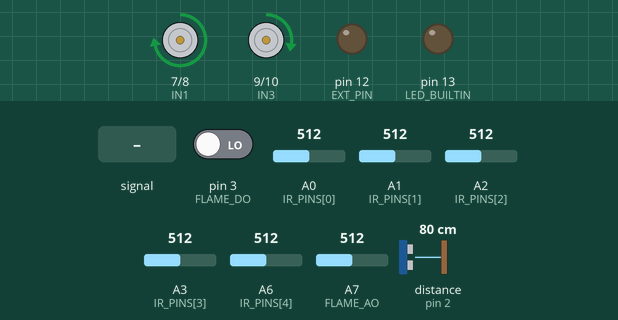
Recording of a sketch running on a simulated Arduino Nano, built with avr-gcc and run on an emulated ATmega328P. Parts: motor-driver pin pairs drawn as motors (green arrow = first pin HIGH = forward, orange = second pin HIGH = backward, longer = more drive, scaled by the enable pin), output pins drawn as LEDs (lit = HIGH). Wiring (inferred from the names in the program): ultrasonic range finder: trigger pin 4; echo pin 2. The test bench sets the inputs (shaded band); at power-on: A7 (FLAME_AO) = 512, distance to the obstacle (sensor on pin 2) 80 cm, A0 (IR_PINS[0]) = 512, A1 (IR_PINS[1]) = 512, pin 3 (FLAME_DO) LOW, A2 (IR_PINS[2]) = 512, A3 (IR_PINS[3]) = 512, A6 (IR_PINS[4]) = 512. The echo pulse lasts 58.3 µs per cm; pins used as bus, display or sensor lines are not drawn.

Above: at 1.2 s.
1.3 s: A7 (FLAME_AO) fed a 200 Hz sine of ±255 counts around its level
At 2.2 s:
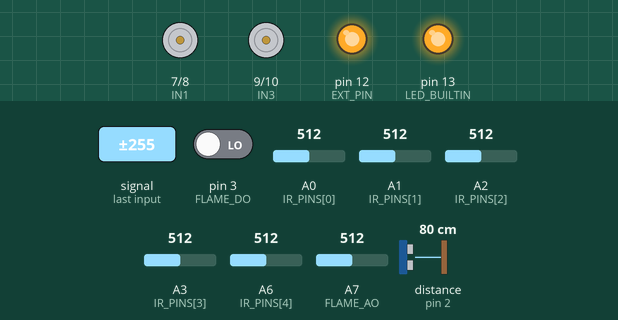
2.8 s: A7 (FLAME_AO) set to 716
At 4.9 s:
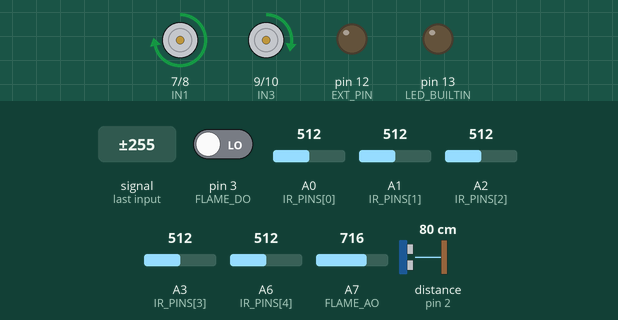
5.2 s: distance to the obstacle (sensor on pin 2) set to 2 cm
At 5.7 s:
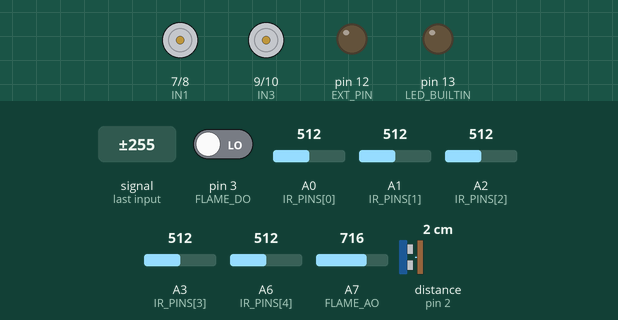
6.7 s: distance to the obstacle (sensor on pin 2) set to 18 cm
At 7.9 s:
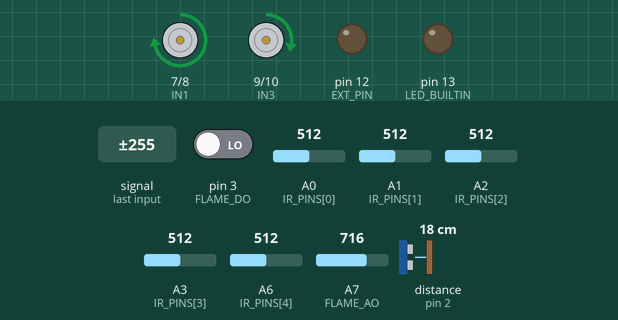
8.2 s: A0 (IR_PINS[0]) set to 530
At 8.7 s:
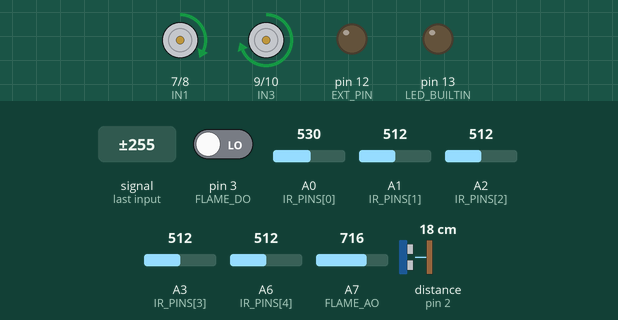
9.7 s: A1 (IR_PINS[1]) set to 528
At 11.0 s:
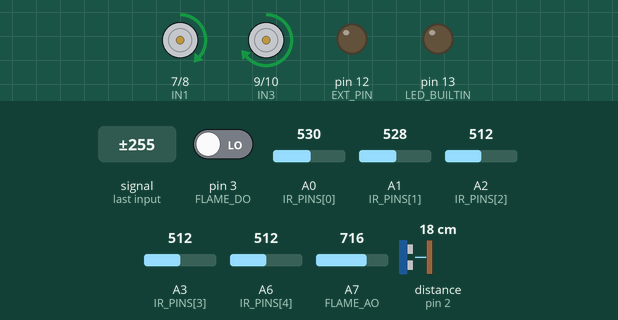
Timing chart, 0 to 12.2 s (numbered marks = the images above; inputs shaded):
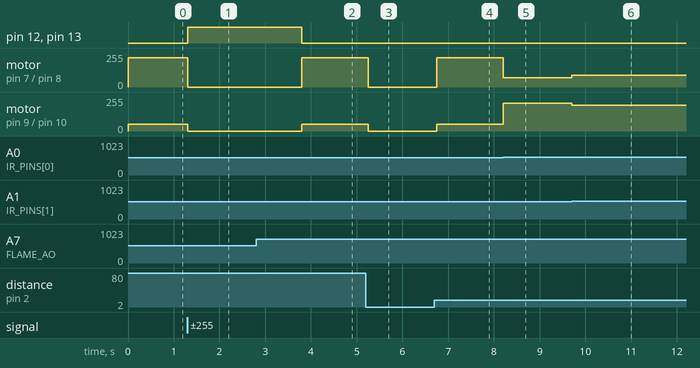

Measured:
- the behaviour switches between 512 and 513 on A0 (IR_PINS[0]) (found by bisection; images 4 and 5)
- after the input at 1.3 s, pin 12 (EXT_PIN), pin 13 (LED_BUILTIN): LOW → HIGH at once; motor on pin 7 (IN1) / pin 8 (IN2): forward 220/255 → stopped at once; motor on pin 9 (IN3) / pin 10 (IN4): forward 52/255 → stopped at once
- after the input at 2.8 s, pin 12 (EXT_PIN), pin 13 (LED_BUILTIN): HIGH → LOW after 1.0 s; motor on pin 7 (IN1) / pin 8 (IN2): stopped → forward 220/255 after 1.0 s; motor on pin 9 (IN3) / pin 10 (IN4): stopped → forward 52/255 after 1.0 s
- after the input at 5.2 s, motor on pin 7 (IN1) / pin 8 (IN2): forward 220/255 → stopped after 0.05 s; motor on pin 9 (IN3) / pin 10 (IN4): forward 52/255 → stopped after 0.05 s
- after the input at 6.7 s, motor on pin 7 (IN1) / pin 8 (IN2): stopped → forward 220/255 after 0.05 s; motor on pin 9 (IN3) / pin 10 (IN4): stopped → forward 52/255 after 0.05 s
- after the input at 8.2 s, motor on pin 7 (IN1) / pin 8 (IN2): forward 220/255 → forward 70/255 at once; motor on pin 9 (IN3) / pin 10 (IN4): forward 52/255 → forward 210/255 at once
- after the input at 9.7 s, motor on pin 7 (IN1) / pin 8 (IN2): forward 70/255 → forward 87/255 at once; motor on pin 9 (IN3) / pin 10 (IN4): forward 210/255 → forward 192/255 at once

The sketch:

lfr_robot.ino
```cpp
/*
 * Arduino Nano — Line Follower, Obstacle Detection & Fire Extinguisher Robot
 * MCU: ATmega328P (Arduino Nano V3)
 * Motor Driver: L298N (D5/D6 Timer0 PWM, D7-D10 Dir)
 * Sensors: 5-IR Array (A0-A3, A6), Obstacle (D2 INT0, D4 Trig), Flame (D3 INT1, A7)
 * Actuator: Extinguisher Pump/Fan via MOSFET or Relay (D12)
 */

// ======================== CONFIGURATION ========================
#define USE_ULTRASONIC_OBS   true   // true = HC-SR04 (Trig D4, Echo D2); false = 3-pin IR on D2
#define LINE_IS_HIGH         true   // true if black line reads > IR_THRESHOLD; false if < IR_THRESHOLD
#define EXT_ACTIVE_LOW       false  // false = Logic-Level N-MOSFET (Active-HIGH); true = Active-LOW Relay
#define DEBUG_SERIAL         false  // Set true for Serial Monitor diagnostics (115200 baud)

// ======================== PIN DEFINITIONS ========================
// L298N Motor Driver
const uint8_t ENA = 5;   // Left Motor Speed (Timer0 PWM)
const uint8_t ENB = 6;   // Right Motor Speed (Timer0 PWM)
const uint8_t IN1 = 7;   // Left Dir A
const uint8_t IN2 = 8;   // Left Dir B
const uint8_t IN3 = 9;   // Right Dir A
const uint8_t IN4 = 10;  // Right Dir B

// 5-IR Sensor Array (A6 is analog-only on Nano -> always read via analogRead)
const uint8_t IR_PINS[5] = {A0, A1, A2, A3, A6}; // Far Left -> Far Right
const int IR_WEIGHTS[5]  = {-2, -1, 0, 1, 2};
const int IR_THRESHOLD   = 512;

// Obstacle Detection Sensor
const uint8_t OBS_ECHO    = 2;    // INT0 (HC-SR04 Echo or 3-pin IR OUT)
const uint8_t OBS_TRIG    = 4;    // HC-SR04 Trigger (unused if 3-pin IR)
const float   OBS_STOP_CM = 15.0; // Stop distance in cm

// Fire / Flame Sensor (A7 is analog-only on Nano)
const uint8_t FLAME_DO          = 3;   // INT1 (Active-LOW)
const uint8_t FLAME_AO          = A7;  // Analog intensity (lower = stronger flame)
const int     FLAME_ANALOG_TRIG = 400; // Analog confirmation threshold
const uint8_t FLAME_ADC_SAMPLES = 8;   // Averaging count to reject IR spikes

// Extinguisher Driver (MOSFET Gate or Relay IN)
const uint8_t EXT_PIN = 12;

// ======================== TIMING & PID TUNING ========================
const unsigned long OBS_INTERVAL_MS   = 60;    // Ultrasonic ping interval
const unsigned long FLAME_DEBOUNCE_MS = 75;    // Ignore rapid INT1 chatter
const unsigned long EXT_HOLD_MS       = 1000;  // Min extinguisher run time to prevent chatter

const int BASE_SPEED = 140;
const int MAX_SPEED  = 220;

float Kp = 35.0;
float Ki = 0.0;
float Kd = 18.0;

float lastError = 0.0;
float integral  = 0.0;

// ======================== INTERRUPT & RUNTIME STATE ========================
// Ultrasonic non-blocking echo state
volatile unsigned long echoStartUs = 0;
volatile unsigned long echoWidthUs = 0;
volatile bool echoNewData          = false;
volatile bool irObstacleFlag       = false;

// Flame interrupt & debounce state
volatile bool flameIrqFlag         = false;
volatile unsigned long lastFlameIrqMs = 0;
unsigned long extinguisherUntilMs  = 0;

unsigned long lastObsPingMs        = 0;
bool obstacleDetected              = false;

// INT0 (D2): HC-SR04 Rising/Falling edge timing OR 3-pin IR Falling edge
void obstacleISR() {
  if (USE_ULTRASONIC_OBS) {
    if (digitalRead(OBS_ECHO) == HIGH) {
      echoStartUs = micros();
    } else {
      echoWidthUs = micros() - echoStartUs;
      echoNewData = true;
    }
  } else {
    irObstacleFlag = true;
  }
}

// INT1 (D3): Active-LOW flame trigger with software debounce
void flameISR() {
  unsigned long now = millis();
  if (now - lastFlameIrqMs >= FLAME_DEBOUNCE_MS) {
    flameIrqFlag = true;
    lastFlameIrqMs = now;
  }
}

// ======================== SETUP ========================
void setup() {
  // Motor pins
  pinMode(ENA, OUTPUT);
  pinMode(ENB, OUTPUT);
  pinMode(IN1, OUTPUT);
  pinMode(IN2, OUTPUT);
  pinMode(IN3, OUTPUT);
  pinMode(IN4, OUTPUT);
  stopMotors();

  // Obstacle sensor setup
  pinMode(OBS_ECHO, INPUT);
  if (USE_ULTRASONIC_OBS) {
    pinMode(OBS_TRIG, OUTPUT);
    digitalWrite(OBS_TRIG, LOW);
    attachInterrupt(digitalPinToInterrupt(OBS_ECHO), obstacleISR, CHANGE);
  } else {
    attachInterrupt(digitalPinToInterrupt(OBS_ECHO), obstacleISR, FALLING);
  }

  // Flame sensor digital interrupt (A7 needs no pinMode)
  pinMode(FLAME_DO, INPUT);
  attachInterrupt(digitalPinToInterrupt(FLAME_DO), flameISR, FALLING);

  // Extinguisher actuator (start OFF)
  pinMode(EXT_PIN, OUTPUT);
  setExtinguisher(false);

  // Status LED on D13
  pinMode(LED_BUILTIN, OUTPUT);

  if (DEBUG_SERIAL) {
    Serial.begin(115200);
    Serial.println(F("System Initialized."));
  }
}

// ======================== MAIN LOOP ========================
void loop() {
  unsigned long now = millis();

  // --- PRIORITY 1: FIRE DETECTION & EXTINGUISHER HOLD ---
  if (isFireDetected()) {
    extinguisherUntilMs = now + EXT_HOLD_MS;
  }

  if (now < extinguisherUntilMs) {
    stopMotors();
    setExtinguisher(true);
    digitalWrite(LED_BUILTIN, HIGH);
    return;
  } else {
    setExtinguisher(false);
    digitalWrite(LED_BUILTIN, LOW);
  }

  // --- PRIORITY 2: NON-BLOCKING OBSTACLE DETECTION ---
  updateObstacleState(now);
  if (obstacleDetected) {
    stopMotors();
    if (DEBUG_SERIAL) Serial.println(F("[OBSTACLE] Halted."));
    return;
  }

  // --- PRIORITY 3: 5-IR PID LINE FOLLOWING ---
  followLinePID();
}

// ======================== SENSOR FUNCTIONS ========================
int readFlameAnalogAvg() {
  long sum = 0;
  for (uint8_t i = 0; i < FLAME_ADC_SAMPLES; i++) {
    sum += analogRead(FLAME_AO);
  }
  return (int)(sum / FLAME_ADC_SAMPLES);
}

bool isFireDetected() {
  bool digitalFire = (digitalRead(FLAME_DO) == LOW);
  int analogAvg    = readFlameAnalogAvg();
  bool analogFire  = (analogAvg < FLAME_ANALOG_TRIG);

  // Require analog confirmation if triggered by interrupt to reject ambient glitches
  bool confirmed = (digitalFire && analogFire) || (analogAvg < (FLAME_ANALOG_TRIG - 80));

  if (flameIrqFlag) {
    flameIrqFlag = false;
    if (digitalFire || analogFire) confirmed = true;
  }

  if (DEBUG_SERIAL && confirmed) {
    Serial.print(F("[FIRE] AO_Avg="));
    Serial.println(analogAvg);
  }
  return confirmed;
}

void updateObstacleState(unsigned long now) {
  if (USE_ULTRASONIC_OBS) {
    // 1. Trigger a new 10 us pulse every OBS_INTERVAL_MS
    if (now - lastObsPingMs >= OBS_INTERVAL_MS) {
      lastObsPingMs = now;
      digitalWrite(OBS_TRIG, LOW);
      delayMicroseconds(2);
      digitalWrite(OBS_TRIG, HIGH);
      delayMicroseconds(10);
      digitalWrite(OBS_TRIG, LOW);
    }

    // 2. Process completed echo asynchronously
    if (echoNewData) {
      noInterrupts();
      unsigned long widthUs = echoWidthUs;
      echoNewData = false;
      interrupts();

      if (widthUs > 15000UL || widthUs == 0) {
        obstacleDetected = false;
      } else {
        float distCm = (widthUs * 0.0343f) / 2.0f;
        obstacleDetected = (distCm > 0.5f && distCm <= OBS_STOP_CM);
        if (DEBUG_SERIAL) {
          Serial.print(F("Dist(cm): "));
          Serial.println(distCm);
        }
      }
    }
  } else {
    // 3-pin digital IR obstacle sensor (Active-LOW)
    obstacleDetected = (digitalRead(OBS_ECHO) == LOW) || irObstacleFlag;
    if (digitalRead(OBS_ECHO) == HIGH) irObstacleFlag = false;
  }
}

void followLinePID() {
  int activeCount = 0;
  int weightedSum = 0;

  for (uint8_t i = 0; i < 5; i++) {
    int raw = analogRead(IR_PINS[i]);
    bool onLine = LINE_IS_HIGH ? (raw > IR_THRESHOLD) : (raw < IR_THRESHOLD);

    if (onLine) {
      weightedSum += IR_WEIGHTS[i];
      activeCount++;
    }
  }

  float error = (activeCount > 0)
                  ? ((float)weightedSum / (float)activeCount)
                  : ((lastError >= 0) ? 2.5f : -2.5f);

  integral = constrain(integral + error, -50.0f, 50.0f);
  float derivative = error - lastError;
  float correction = (Kp * error) + (Ki * integral) + (Kd * derivative);
  lastError = error;

  int leftSpeed  = constrain((int)(BASE_SPEED + correction), -MAX_SPEED, MAX_SPEED);
  int rightSpeed = constrain((int)(BASE_SPEED - correction), -MAX_SPEED, MAX_SPEED);

  setMotors(leftSpeed, rightSpeed);
}

// ======================== ACTUATOR FUNCTIONS ========================
void setMotors(int leftSpeed, int rightSpeed) {
  if (leftSpeed >= 0) {
    digitalWrite(IN1, HIGH);
    digitalWrite(IN2, LOW);
    analogWrite(ENA, leftSpeed);
  } else {
    digitalWrite(IN1, LOW);
    digitalWrite(IN2, HIGH);
    analogWrite(ENA, -leftSpeed);
  }

  if (rightSpeed >= 0) {
    digitalWrite(IN3, HIGH);
    digitalWrite(IN4, LOW);
    analogWrite(ENB, rightSpeed);
  } else {
    digitalWrite(IN3, LOW);
    digitalWrite(IN4, HIGH);
    analogWrite(ENB, -rightSpeed);
  }
}

void stopMotors() {
  digitalWrite(IN1, LOW);
  digitalWrite(IN2, LOW);
  digitalWrite(IN3, LOW);
  digitalWrite(IN4, LOW);
  analogWrite(ENA, 0);
  analogWrite(ENB, 0);
}

void setExtinguisher(bool state) {
  if (EXT_ACTIVE_LOW) {
    digitalWrite(EXT_PIN, state ? LOW : HIGH);
  } else {
    digitalWrite(EXT_PIN, state ? HIGH : LOW);
  }
}
```
